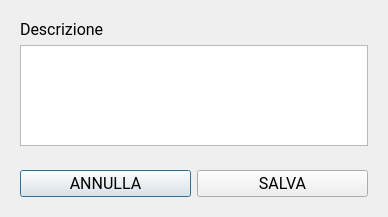
<?xml version="1.0" encoding="UTF-8"?>
<ui version="4.0">
 <class>Dialog</class>
 <widget class="QDialog" name="Dialog">
  <property name="geometry">
   <rect>
    <x>0</x>
    <y>0</y>
    <width>388</width>
    <height>217</height>
   </rect>
  </property>
  <property name="windowTitle">
   <string>Modifica Descrizione</string>
  </property>
  <layout class="QVBoxLayout" name="verticalLayout">
   <item>
    <widget class="QWidget" name="widget" native="true">
     <layout class="QFormLayout" name="formLayout">
      <item row="1" column="0" colspan="2">
       <widget class="QTextEdit" name="textEdit">
        <property name="font">
         <font>
          <family>Roboto</family>
          <pointsize>12</pointsize>
         </font>
        </property>
       </widget>
      </item>
      <item row="0" column="0">
       <widget class="QLabel" name="label">
        <property name="font">
         <font>
          <family>Roboto</family>
          <pointsize>12</pointsize>
         </font>
        </property>
        <property name="text">
         <string>Descrizione</string>
        </property>
       </widget>
      </item>
     </layout>
    </widget>
   </item>
   <item>
    <widget class="QWidget" name="widget_2" native="true">
     <layout class="QHBoxLayout" name="horizontalLayout">
      <item>
       <widget class="QPushButton" name="pushButton_2">
        <property name="font">
         <font>
          <family>Roboto</family>
          <pointsize>12</pointsize>
         </font>
        </property>
        <property name="text">
         <string>ANNULLA</string>
        </property>
       </widget>
      </item>
      <item>
       <widget class="QPushButton" name="pushButton">
        <property name="font">
         <font>
          <family>Roboto</family>
          <pointsize>12</pointsize>
         </font>
        </property>
        <property name="text">
         <string>SALVA</string>
        </property>
       </widget>
      </item>
     </layout>
    </widget>
   </item>
  </layout>
 </widget>
 <resources/>
 <connections/>
</ui>
